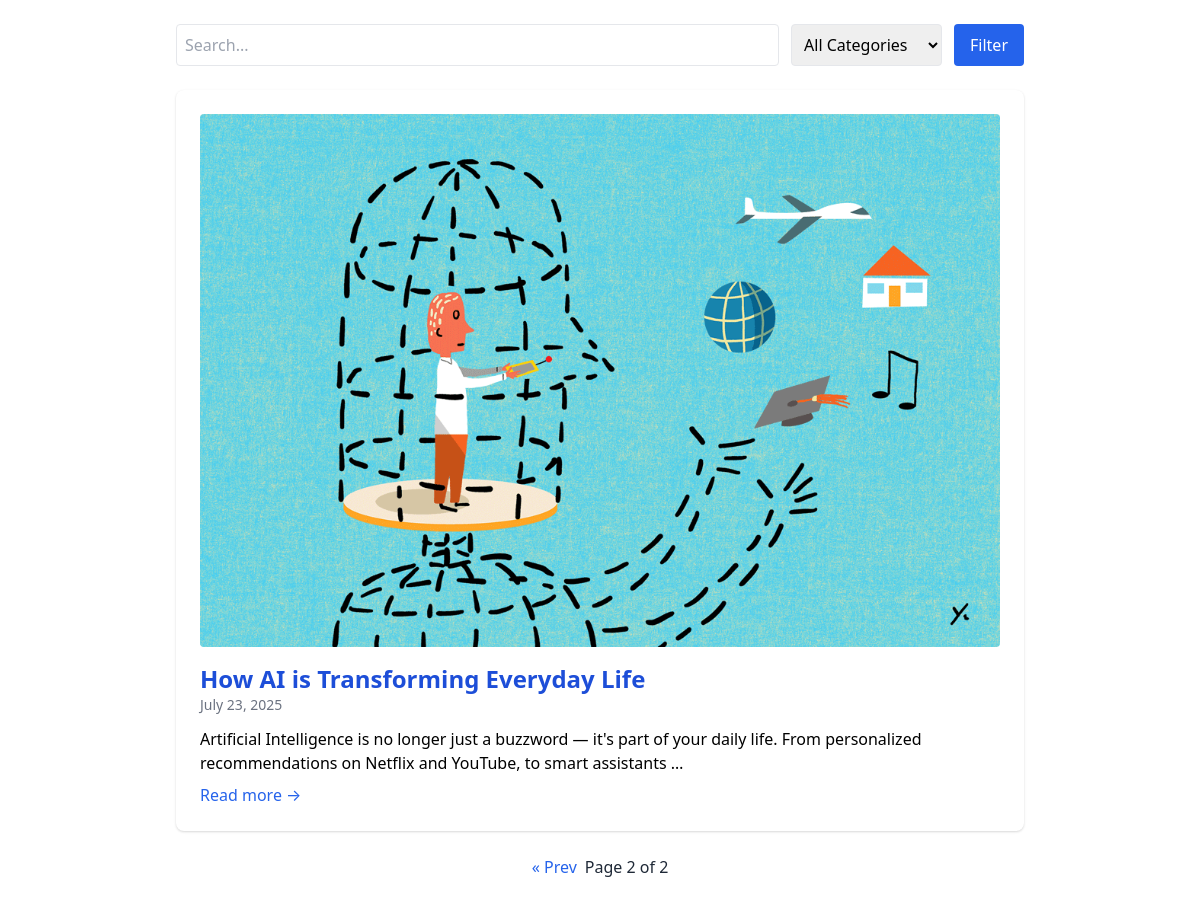
Screenshot of /?page=2 with the database file from the repository.
### app/models.py (models this page shows, shortened)
class Post(models.Model):
    title = models.CharField(max_length=200)
    slug = models.SlugField(unique=True, blank=True)
    content = models.TextField()
    image = models.ImageField(upload_to='post_images/', blank=True, null=True)
    category = models.ForeignKey(Category, on_delete=models.SET_NULL, null=True, blank=True)
    created_at = models.DateTimeField(auto_now_add=True)

### app/views.py (the view)
# urls.py: path('', views.home, name='home'),
def home(request):
    query = request.GET.get('q')
    category = request.GET.get('category')
    posts = Post.objects.all()
    if query:
        posts = posts.filter(Q(title__icontains=query) | Q(content__icontains=query))
    if category:
        posts = posts.filter(category__id=category)
    paginator = Paginator(posts.order_by('-created_at'), 5)
    page = request.GET.get('page')
    posts = paginator.get_page(page)
    categories = Category.objects.all()
    return render(request, 'blog_home.html', {'posts': posts, 'categories': categories})

### app/templates/blog_home.html (shortened to what this page needs)
<!DOCTYPE html>
<html lang="en">
<head>
  <link href="https://cdn.jsdelivr.net/npm/tailwindcss@2.2.19/dist/tailwind.min.css" rel="stylesheet">
</head>
<body>
  <div class="max-w-4xl mx-auto p-6">
    <form method="get" class="flex mb-6 gap-3">
      <input name="q" placeholder="Search..." class="flex-1 p-2 rounded border">
      <select name="category" class="p-2 rounded border">
        <option value="">All Categories</option>
      </select>
      <button class="bg-blue-600 text-white px-4 py-2 rounded">Filter</button>
    </form>
    {% for post in posts %}
      <div class="bg-white p-6 rounded-lg shadow mb-6">
        {% if post.image %}<img src="{{ post.image.url }}" class="mb-4 rounded" />{% endif %}
        <h2 class="text-2xl font-bold">
          <a href="{% url 'post_detail' post.slug %}" class="text-blue-700 hover:underline">{{ post.title }}</a>
        </h2>
        <p class="text-sm text-gray-500">{{ post.created_at|date:"F j, Y" }}</p>
        <p class="mt-3">{{ post.content|truncatewords:25 }}</p>
        <a href="{% url 'post_detail' post.slug %}" class="text-blue-600 hover:underline mt-2 inline-block">Read more →</a>
      </div>
    {% endfor %}
    <div class="flex justify-center gap-2 mt-6">
      {% if posts.has_previous %}<a href="?page={{ posts.previous_page_number }}" class="text-blue-600">« Prev</a>{% endif %}
      <span class="text-gray-800">Page {{ posts.number }} of {{ posts.paginator.num_pages }}</span>
    </div>
  </div>
</body>
</html>

### rows the page displays
Post: image (picture), title "How AI is Transforming Everyday Life", created_at "July 23, 2025", content "Artificial Intelligence is no longer just a buzzword — it's part of your daily life. From personalized recommendations on Netflix and YouTube, to smart assistants …"

### other values shown
{{ posts.number }} "2"
{{ posts.paginator.num_pages }} "2"
